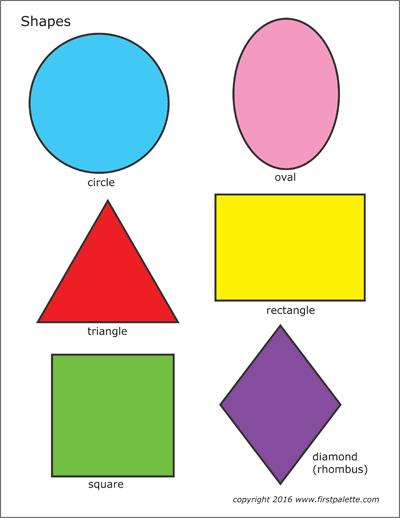
#> input picture OpenCV/shape.jpg, 400 x 518 px
$ python ass4.1.py
#> lines starting #> are read from the running program, lines starting #| are printed output that depends on the picture; after the words box and inside, x2 and y2 are one past the last pixel; in counts of white or black regions, pixels touching at a corner belong together
import cv2
import numpy as np

img = cv2.imread('shape.jpg')
#> img is the input picture: shape (518, 400, 3); mean B, G, R 198, 215, 217
gray = cv2.cvtColor(img,cv2.COLOR_BGR2GRAY)
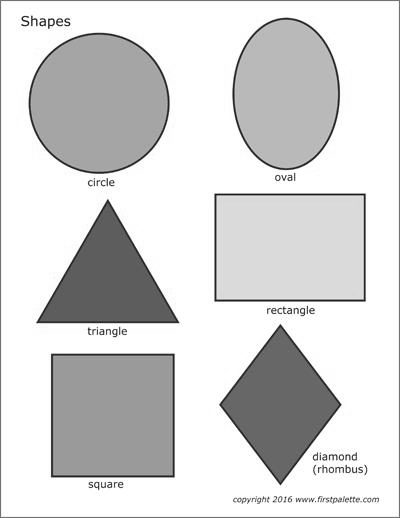
#> gray: shape (518, 400); min 12, max 255, mean 213.7
ret,bw = cv2.threshold(gray,230,255,cv2.THRESH_BINARY)
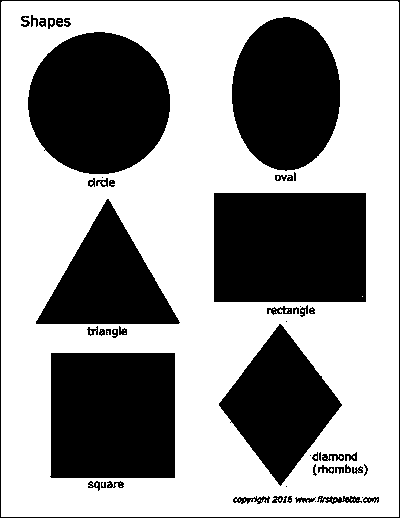
#> bw: shape (518, 400); 59.4% white; 55 black regions (10 under 20 px)
cv2.imshow("bw",bw)

contours,hierarchy = cv2.findContours(bw,cv2.RETR_TREE,cv2.CHAIN_APPROX_SIMPLE)
#> contours = 111 contours, 60 with area under 20; largest, box (x1, y1, x2, y2) and area: (1, 1, 399, 517) 204454, (213, 192, 367, 303) 16828, (27, 31, 171, 175) 16022, (49, 352, 176, 479) 15749, (231, 16, 341, 172) 13236

for cnt in contours:
	app = cv2.approxPolyDP(cnt,0.01*cv2.arcLength(cnt,True),True)
	x = app.ravel()[0]
	y = app.ravel()[1] - 4

	'''M = cv2.moments(cnt)
	x = int(M['m10']/M['m00'])
	y = int(M['m01']/M['m00'])'''

	if len(app) == 3:
		cv2.drawContours(img,[cnt],0,(0,255,255),0)
		cv2.putText(img, "Triangle", (x, y), cv2.FONT_HERSHEY_COMPLEX, 0.5, (0, 0, 0))

	elif len(app) == 4:
		x1 ,y1, w, h = cv2.boundingRect(app)
		frac = float(w)/h

		if frac >= 0.95 and frac <= 1.05:
			cv2.drawContours(img,[cnt],0,(0,255,0),0)
			cv2.putText(img, "square", (x, y), cv2.FONT_HERSHEY_COMPLEX, 0.5, (0, 0, 0))
		elif frac < 0.95:
			cv2.drawContours(img,[cnt],0,(0,255,0),0)
			cv2.putText(img, "rhombus", (x, y), cv2.FONT_HERSHEY_COMPLEX, 0.5, (0, 0, 0))

		else:
			cv2.drawContours(img,[cnt],0,(0,255,0),0)
			cv2.putText(img, "rectangle", (x, y), cv2.FONT_HERSHEY_COMPLEX, 0.5, (0, 0, 0))

	elif 6<len(app)<15:
		cv2.drawContours(img,[cnt],0,(0,0,255),0)
		cv2.putText(img, "oval", (x, y), cv2.FONT_HERSHEY_COMPLEX, 0.5, (0, 0, 0))

	else:
		cv2.drawContours(img,[cnt],0,(255,0,0),0)
		cv2.putText(img, "Circle", (x, y), cv2.FONT_HERSHEY_COMPLEX, 0.5, (0, 0, 0))
#> this loop made 111 passes
#> (cnt, app, x, y, x1, y1, w, h) on passes 5, 37: ([[365, 499], [364, 500], [366, 500], [366, 499]], [[366, 499], [365, 499], [364, 500], [366, 500]], 366, 495, 364, 499, 3, 2), ([[96, 483], [96, 486], [97, 485], [97, 483]], [[97, 483], [96, 483], [96, 486], [97, 485]], 97, 479, 96, 483, 2, 4)
#> (app, x, y, x1, y1, w, h, frac) on passes 1, 2, 6, 7, 23, 29: ([[2, 1], [1, 516], [398, 516], [398, 2]], 2, -3, 1, 1, 398, 516, 0.771), ([[314, 501], [315, 500], [316, 501], [315, 502]], 314, 497, 314, 500, 3, 3, 1), ([[361, 497], [362, 496], [363, 497], [362, 498]], 361, 493, 361, 496, 3, 3, 1), ([[314, 497], [315, 496], [316, 497], [315, 498]], 314, 493, 314, 496, 3, 3, 1), ([[280, 498], [279, 499], [279, 500], [280, 500]], 280, 494, 279, 498, 2, 3, 0.667), ([[285, 486], [286, 485], [287, 486], [286, 487]], 285, 482, 285, 485, 3, 3, 1)
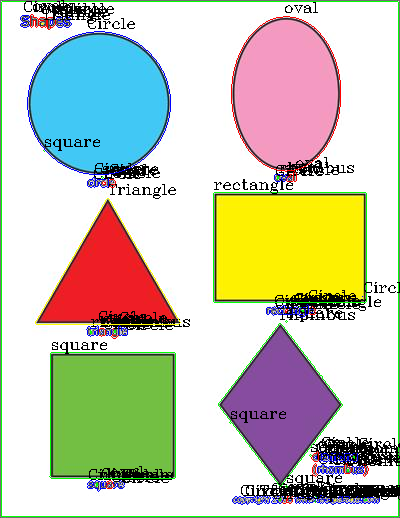
#> img: shape (518, 400, 3); 7.31% of pixels changed, all inside (x1, y1, x2, y2) = (1, 0, 400, 517)


cv2.imshow("img",img)
cv2.waitKey(0)
cv2.destroyAllWindows()
